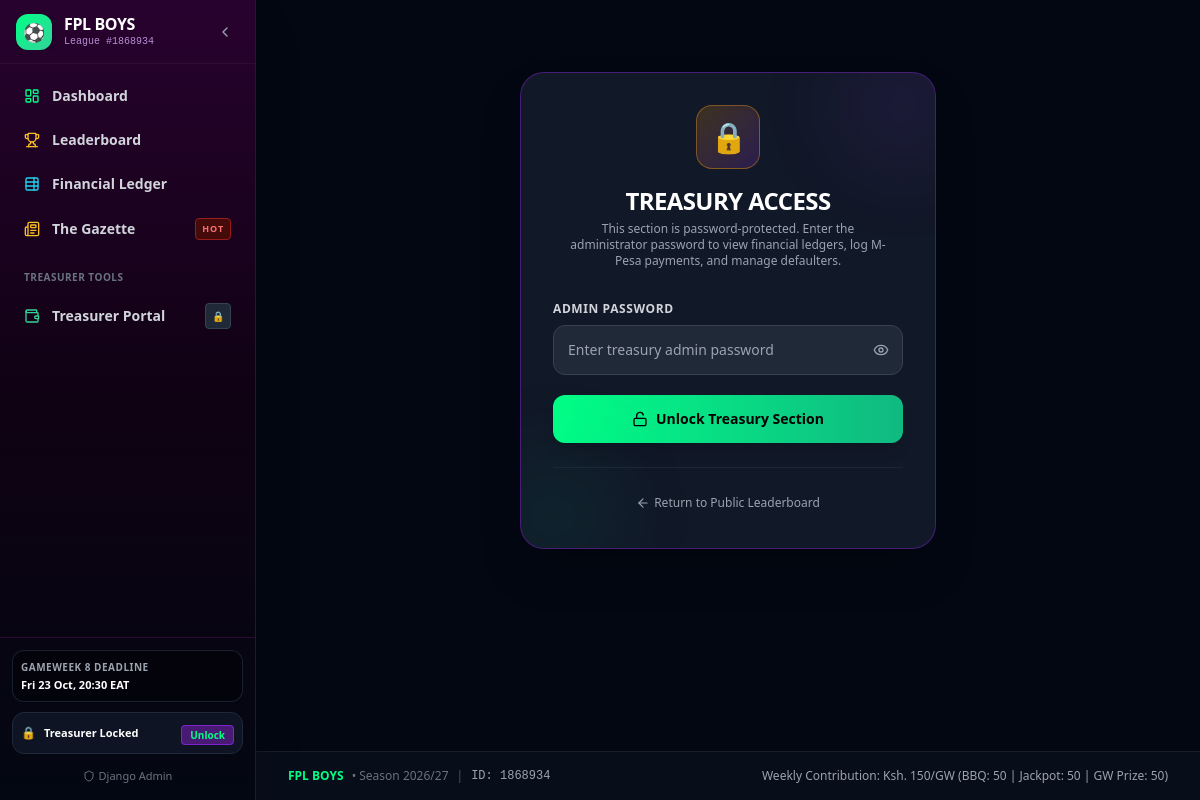
The app's page /treasury/unlock/, older data.
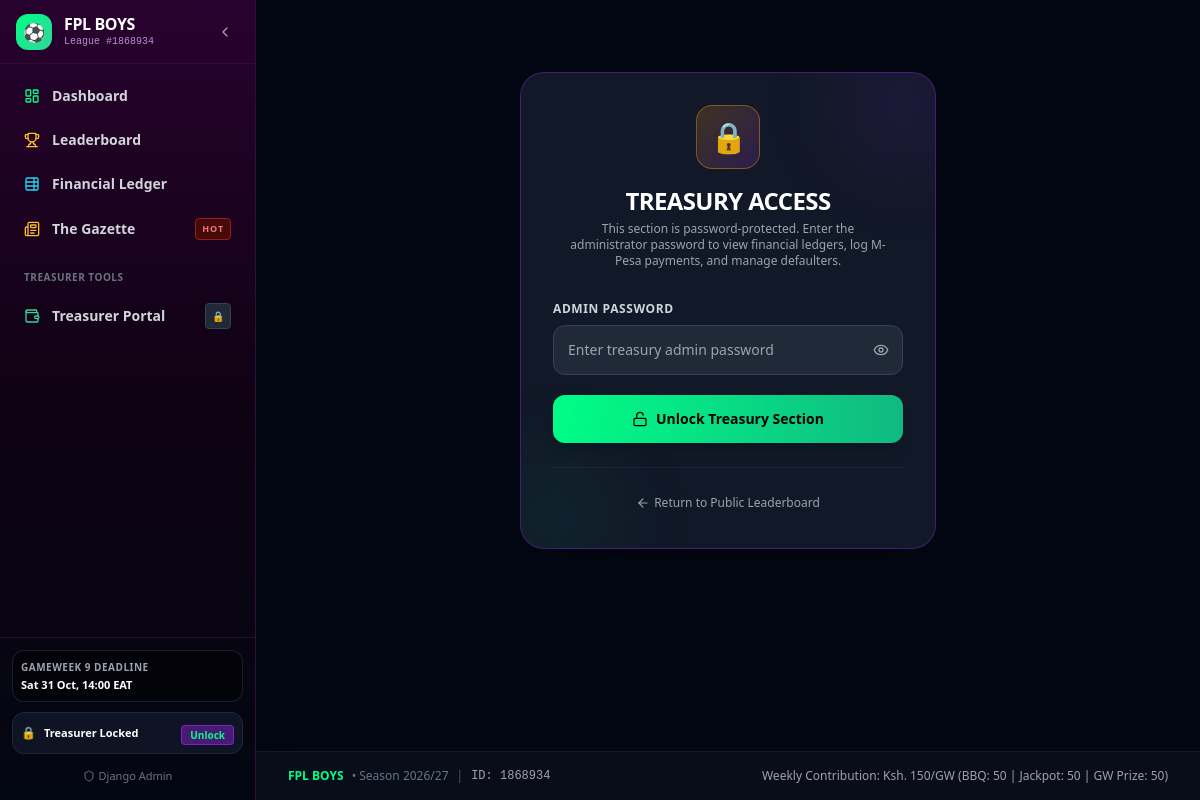
The same page, newer data.
### league/models.py (models this page shows, shortened)
class Gameweek(models.Model):
    STATUS_CHOICES = (
        ('upcoming', 'Upcoming'),
        ('active', 'Active'),
        ('finalizing', 'Finalizing Bonuses'),
        ('finished', 'Finished'),
    )
    number = models.IntegerField(unique=True)
    name = models.CharField(max_length=60)
    deadline_time = models.DateTimeField(help_text="Official FPL Gameweek deadline (UTC)")
    status = models.CharField(max_length=20, choices=STATUS_CHOICES, default='upcoming')
    is_current = models.BooleanField(default=False)
    is_next = models.BooleanField(default=False)
    month = models.IntegerField(default=8, help_text="Month number 1-12 for monthly filters")
    season = models.CharField(max_length=20, default="2026/27")
    payout_calculated = models.BooleanField(default=False)
    prize_pool_amount = models.DecimalField(max_digits=10, decimal_places=2, default=Decimal('500.00'))
    class Meta:
        ordering = ['number']
        verbose_name = "Gameweek"
        verbose_name_plural = "Gameweeks"
    @property
    def deadline_eat(self):
        if not self.deadline_time:
            return None
        eat_tz = pytz.timezone('Africa/Nairobi')
        return self.deadline_time.astimezone(eat_tz)

### treasury/views.py (the view, shortened to what this page needs)
# urls.py: path('unlock/', views.treasury_unlock_view, name='treasury_unlock'),
def treasury_unlock_view(request):
    next_url = request.GET.get('next') or request.POST.get('next') or '/treasury/portal/'
    if request.user.is_authenticated or request.session.get('treasury_admin_authenticated'):
        return redirect(next_url)
    context = {
        'next': next_url,
    }
    return render(request, 'treasury/unlock.html', context)

### templates/treasury/unlock.html (shortened to what this page needs)
{% extends 'base.html' %}
{% block content %}
<div class="max-w-md mx-auto my-12 px-4">
    <div class="bg-gray-900 border border-purple-800/60 rounded-3xl p-8 shadow-2xl relative overflow-hidden glow-purple">
        <div class="absolute -right-8 -top-8 w-32 h-32 bg-purple-600/10 rounded-full blur-2xl pointer-events-none"></div>
        <div class="absolute -left-8 -bottom-8 w-32 h-32 bg-emerald-600/10 rounded-full blur-2xl pointer-events-none"></div>
        <div class="text-center">
            <div class="w-16 h-16 rounded-2xl bg-gradient-to-br from-amber-500/20 to-purple-600/20 border border-amber-500/40 flex items-center justify-center text-3xl mx-auto shadow-inner mb-4">
                🔒
            </div>
            <h1 class="text-2xl font-black text-white tracking-tight">TREASURY ACCESS</h1>
            <p class="text-xs text-gray-400 mt-1 max-w-xs mx-auto">
                This section is password-protected. Enter the administrator password to view financial ledgers, log M-Pesa payments, and manage defaulters.
            </p>
        </div>
        <form method="POST" action="{% url 'treasury_unlock' %}" class="mt-8 space-y-5">
            <div>
                <label class="block text-xs font-bold text-gray-300 uppercase tracking-wider mb-2">Admin Password</label>
                <div class="relative">
                    <input
                        type="password"
                        id="treasury-password-input"
                        name="password"
                        required
                        placeholder="Enter treasury admin password"
                        class="bg-gray-800 border border-gray-700 text-white text-sm rounded-xl focus:ring-2 focus:ring-fpl-green focus:border-fpl-green block w-full p-3.5 pr-11 transition-all"
                        autofocus
                    >
                    <button
                        type="button"
                        onclick="togglePasswordVisibility()"
                        class="absolute inset-y-0 right-0 pr-3.5 flex items-center text-gray-400 hover:text-white"
                        title="Toggle password visibility"
                    >
                        <i id="eye-icon" data-lucide="eye" class="w-4 h-4"></i>
                    </button>
                </div>
            </div>
            <button type="submit" class="w-full py-3.5 bg-gradient-to-r from-fpl-green to-emerald-500 hover:from-emerald-400 hover:to-emerald-600 text-black font-extrabold text-sm rounded-xl shadow-lg hover:shadow-emerald-500/20 transition-all flex items-center justify-center">
                <i data-lucide="unlock" class="w-4 h-4 mr-2"></i> Unlock Treasury Section
            </button>
        </form>
        <div class="mt-6 pt-6 border-t border-gray-800/80 text-center">
            <a href="{% url 'dashboard' %}" class="text-xs text-gray-400 hover:text-white inline-flex items-center transition-colors">
                <i data-lucide="arrow-left" class="w-3.5 h-3.5 mr-1"></i> Return to Public Leaderboard
            </a>
        </div>
    </div>
</div>
{% endblock %}

### templates/base.html (shortened to what this page needs)
<!DOCTYPE html>
<html lang="en" class="dark">
<head>
    <script src="https://cdn.tailwindcss.com"></script>
</head>
<body class="bg-gray-950 text-gray-100 min-h-screen font-sans antialiased selection:bg-fpl-green selection:text-black">
    <aside id="sidebar" class="fixed top-0 left-0 bottom-0 z-50 bg-gradient-to-b from-fpl-purple via-fpl-dark to-gray-950 border-r border-fpl-border flex flex-col justify-between transition-all duration-300 sidebar-expanded -translate-x-full md:translate-x-0 shadow-2xl">
        <div>
            <div class="h-16 flex items-center justify-between px-4 border-b border-fpl-border/80">
                <a href="{% url 'dashboard' %}" class="flex items-center space-x-3 overflow-hidden group">
                    <div class="w-9 h-9 rounded-xl bg-gradient-to-br from-fpl-green to-emerald-400 flex-shrink-0 flex items-center justify-center text-black font-black text-lg shadow-md group-hover:scale-105 transition-transform">
                        ⚽
                    </div>
                    <div class="sidebar-text transition-opacity duration-200">
                        <span class="text-base font-black tracking-tight text-white group-hover:text-fpl-green transition-colors block leading-tight">
                            FPL BOYS
                        </span>
                        <span class="text-[10px] text-purple-300/80 font-mono block">League #1868934</span>
                    </div>
                </a>
                <button id="desktop-sidebar-toggle" class="hidden md:flex p-1.5 rounded-lg text-gray-400 hover:text-white hover:bg-purple-900/60 focus:outline-none transition-colors" title="Toggle Sidebar">
                    <i id="toggle-icon" data-lucide="chevron-left" class="w-4 h-4"></i>
                </button>
            </div>
            <nav class="p-3 space-y-1">
                <a href="{% url 'dashboard' %}" class="flex items-center px-3 py-2.5 rounded-xl text-sm font-semibold transition-all group {% if request.resolver_match.url_name == 'dashboard' %}bg-purple-900/50 text-fpl-green border border-purple-700/60 shadow-sm{% else %}text-gray-300 hover:text-white hover:bg-purple-950/40{% endif %}" title="Dashboard">
                    <i data-lucide="layout-dashboard" class="w-4 h-4 flex-shrink-0 text-fpl-green group-hover:scale-110 transition-transform"></i>
                    <span class="ml-3 sidebar-text whitespace-nowrap">Dashboard</span>
                </a>
                <a href="{% url 'standings' %}" class="flex items-center px-3 py-2.5 rounded-xl text-sm font-semibold transition-all group {% if request.resolver_match.url_name == 'standings' %}bg-purple-900/50 text-fpl-green border border-purple-700/60 shadow-sm{% else %}text-gray-300 hover:text-white hover:bg-purple-950/40{% endif %}" title="Leaderboard">
                    <i data-lucide="trophy" class="w-4 h-4 flex-shrink-0 text-amber-400 group-hover:scale-110 transition-transform"></i>
                    <span class="ml-3 sidebar-text whitespace-nowrap">Leaderboard</span>
                </a>
                <a href="{% url 'financial_ledger' %}" class="flex items-center px-3 py-2.5 rounded-xl text-sm font-semibold transition-all group {% if request.resolver_match.url_name == 'financial_ledger' %}bg-purple-900/50 text-fpl-green border border-purple-700/60 shadow-sm{% else %}text-gray-300 hover:text-white hover:bg-purple-950/40{% endif %}" title="Financial Ledger & Earnings">
                    <i data-lucide="table-properties" class="w-4 h-4 flex-shrink-0 text-cyan-400 group-hover:scale-110 transition-transform"></i>
                    <span class="ml-3 sidebar-text whitespace-nowrap">Financial Ledger</span>
                </a>
                <a href="{% url 'gazette' %}" class="flex items-center px-3 py-2.5 rounded-xl text-sm font-semibold transition-all group {% if request.resolver_match.url_name == 'gazette' %}bg-purple-900/50 text-fpl-green border border-purple-700/60 shadow-sm{% else %}text-gray-300 hover:text-white hover:bg-purple-950/40{% endif %}" title="The Gazette - News & Brutal Roasts">
                    <i data-lucide="newspaper" class="w-4 h-4 flex-shrink-0 text-amber-400 group-hover:scale-110 transition-transform"></i>
                    <span class="ml-3 sidebar-text whitespace-nowrap flex items-center justify-between w-full">
                        <span>The Gazette</span>
                        <span class="text-[9px] bg-red-950 text-red-400 border border-red-800 px-1.5 py-0.2 rounded font-bold uppercase tracking-widest ml-2">HOT</span>
                    </span>
                </a>
                <div class="pt-4 pb-1">
                    <div class="px-3 text-[10px] font-bold uppercase tracking-wider text-gray-500 sidebar-text">
                        Treasurer Tools
                    </div>
                </div>
                <a href="{% url 'treasurer_portal' %}" class="flex items-center justify-between px-3 py-2.5 rounded-xl text-sm font-semibold transition-all group {% if request.resolver_match.url_name == 'treasurer_portal' or request.resolver_match.url_name == 'payment_edit' or request.resolver_match.url_name == 'payment_delete' %}bg-purple-900/50 text-fpl-green border border-purple-700/60 shadow-sm{% else %}text-gray-300 hover:text-white hover:bg-purple-950/40{% endif %}" title="Treasurer Portal (Admin)">
                    <div class="flex items-center">
                        <i data-lucide="wallet" class="w-4 h-4 flex-shrink-0 text-emerald-400 group-hover:scale-110 transition-transform"></i>
                        <span class="ml-3 sidebar-text whitespace-nowrap">Treasurer Portal</span>
                    </div>
                    {% if not is_treasury_unlocked %}
                    <span class="sidebar-text text-[10px] bg-gray-800 text-gray-400 px-1.5 py-0.5 rounded border border-gray-700">🔒</span>
                    {% endif %}
                </a>
            </nav>
        </div>
        <div class="p-3 border-t border-fpl-border/80 space-y-2.5">
            {% if current_gw or next_gw %}
            <div class="sidebar-text p-2 rounded-xl bg-black/40 border border-gray-800/80 text-xs">
                <div class="text-[10px] uppercase font-bold text-gray-400 tracking-wider">
                    {% if next_gw %}{{ next_gw.name }}{% else %}{{ current_gw.name }}{% endif %} Deadline
                </div>
                <div class="text-white font-semibold mt-0.5 truncate text-[11px]">
                    {% if next_gw %}{{ next_gw.deadline_eat|date:"D d M, H:i" }}{% else %}{{ current_gw.deadline_eat|date:"D d M, H:i" }}{% endif %} EAT
                </div>
            </div>
            {% endif %}
            <div class="flex items-center justify-between p-2 rounded-xl bg-gray-900/80 border border-gray-800">
                <div class="flex items-center space-x-2 overflow-hidden">
                    <span class="text-xs">{% if is_treasury_unlocked %}🔓{% else %}🔒{% endif %}</span>
                    <div class="sidebar-text">
                        <span class="text-[11px] font-bold text-white block leading-tight">
                            {% if is_treasury_unlocked %}Admin Active{% else %}Treasurer Locked{% endif %}
                        </span>
                    </div>
                </div>
                <div class="sidebar-text">
                    {% if is_treasury_unlocked %}
                    <a href="{% url 'treasury_lock' %}" class="px-2 py-0.5 bg-gray-800 hover:bg-gray-700 text-gray-300 text-[10px] font-bold rounded border border-gray-700 transition-colors">
                        Lock
                    </a>
                    {% else %}
                    <a href="{% url 'treasury_unlock' %}" class="px-2 py-0.5 bg-purple-900/80 hover:bg-purple-800 text-fpl-green text-[10px] font-bold rounded border border-purple-700 transition-colors">
                        Unlock
                    </a>
                    {% endif %}
                </div>
            </div>
            <a href="/admin/" target="_blank" class="sidebar-text flex items-center justify-center w-full py-1 text-[11px] font-medium text-gray-500 hover:text-gray-300 transition-colors">
                <i data-lucide="shield" class="w-3 h-3 mr-1"></i> Django Admin
            </a>
        </div>
    </aside>
    <div id="main-content" class="transition-all duration-300 main-expanded min-h-screen flex flex-col">
        <main class="flex-grow max-w-7xl mx-auto px-3 sm:px-6 lg:px-8 py-4 sm:py-6 w-full">
            {% block content %}{% endblock %}
        </main>
        <footer class="bg-gray-900/40 border-t border-gray-800/60 py-4 text-xs text-gray-500 text-center">
            <div class="max-w-7xl mx-auto px-3 sm:px-6 lg:px-8 flex flex-col sm:flex-row items-center justify-between gap-2">
                <div class="flex items-center space-x-2">
                    <span class="font-black text-fpl-green">FPL BOYS</span>
                    <span>• Season 2026/27</span>
                    <span class="text-gray-600">|</span>
                    <span class="font-mono text-gray-400">ID: 1868934</span>
                </div>
                <div class="text-gray-400">
                    Weekly Contribution: Ksh. 150/GW (BBQ: 50 | Jackpot: 50 | GW Prize: 50)
                </div>
            </div>
        </footer>
    </div>
</body>
</html>

### templates/base.html (style rules this page uses)
.sidebar-expanded { width: 16rem; }
.main-expanded { margin-left: 16rem; }

Row changes from the older to the newer data that the page shows:
no longer on this page (row edited): Gameweek: name "GAMEWEEK 8", deadline_eat "Fri 23 Oct, 20:30"
now on this page (row edited): Gameweek: name "GAMEWEEK 9", deadline_eat "Sat 31 Oct, 14:00"
